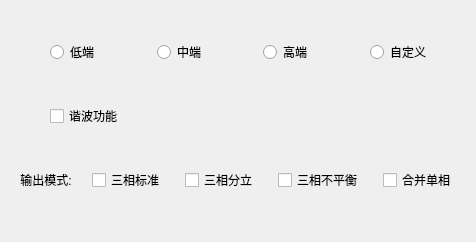
       <widget class="QWidget" name="advancedPage">
        <layout class="QVBoxLayout" name="verticalLayout_9">
         <property name="spacing">
          <number>20</number>
         </property>
         <property name="leftMargin">
          <number>0</number>
         </property>
         <property name="topMargin">
          <number>30</number>
         </property>
         <property name="rightMargin">
          <number>0</number>
         </property>
         <property name="bottomMargin">
          <number>0</number>
         </property>
         <item>
          <layout class="QHBoxLayout" name="horizontalLayout_21">
           <property name="leftMargin">
            <number>50</number>
           </property>
           <property name="rightMargin">
            <number>20</number>
           </property>
           <item>
            <widget class="QRadioButton" name="serializationBtn1">
             <property name="minimumSize">
              <size>
               <width>0</width>
               <height>44</height>
              </size>
             </property>
             <property name="text">
              <string>低端</string>
             </property>
            </widget>
           </item>
           <item>
            <widget class="QRadioButton" name="serializationBtn2">
             <property name="minimumSize">
              <size>
               <width>0</width>
               <height>44</height>
              </size>
             </property>
             <property name="text">
              <string>中端</string>
             </property>
            </widget>
           </item>
           <item>
            <widget class="QRadioButton" name="serializationBtn3">
             <property name="minimumSize">
              <size>
               <width>0</width>
               <height>44</height>
              </size>
             </property>
             <property name="text">
              <string>高端</string>
             </property>
            </widget>
           </item>
           <item>
            <widget class="QRadioButton" name="serializationBtn4">
             <property name="minimumSize">
              <size>
               <width>0</width>
               <height>44</height>
              </size>
             </property>
             <property name="text">
              <string>自定义</string>
             </property>
            </widget>
           </item>
          </layout>
         </item>
         <item>
          <layout class="QHBoxLayout" name="horizontalLayout_22">
           <property name="leftMargin">
            <number>50</number>
           </property>
           <property name="rightMargin">
            <number>20</number>
           </property>
           <item>
            <widget class="QCheckBox" name="harmonicsCheck">
             <property name="minimumSize">
              <size>
               <width>0</width>
               <height>44</height>
              </size>
             </property>
             <property name="text">
              <string>谐波功能</string>
             </property>
             <property name="iconSize">
              <size>
               <width>24</width>
               <height>24</height>
              </size>
             </property>
            </widget>
           </item>
          </layout>
         </item>
         <item>
          <layout class="QHBoxLayout" name="horizontalLayout_24">
           <property name="leftMargin">
            <number>20</number>
           </property>
           <property name="rightMargin">
            <number>20</number>
           </property>
           <item>
            <widget class="QLabel" name="label_36">
             <property name="minimumSize">
              <size>
               <width>0</width>
               <height>44</height>
              </size>
             </property>
             <property name="text">
              <string>输出模式:</string>
             </property>
             <property name="alignment">
              <set>Qt::AlignCenter</set>
             </property>
            </widget>
           </item>
           <item>
            <widget class="QCheckBox" name="outputModeCheck1">
             <property name="minimumSize">
              <size>
               <width>0</width>
               <height>44</height>
              </size>
             </property>
             <property name="text">
              <string>三相标准</string>
             </property>
             <property name="iconSize">
              <size>
               <width>24</width>
               <height>24</height>
              </size>
             </property>
            </widget>
           </item>
           <item>
            <widget class="QCheckBox" name="outputModeCheck2">
             <property name="minimumSize">
              <size>
               <width>0</width>
               <height>44</height>
              </size>
             </property>
             <property name="text">
              <string>三相分立</string>
             </property>
             <property name="iconSize">
              <size>
               <width>24</width>
               <height>24</height>
              </size>
             </property>
            </widget>
           </item>
           <item>
            <widget class="QCheckBox" name="outputModeCheck3">
             <property name="minimumSize">
              <size>
               <width>0</width>
               <height>44</height>
              </size>
             </property>
             <property name="text">
              <string>三相不平衡</string>
             </property>
             <property name="iconSize">
              <size>
               <width>24</width>
               <height>24</height>
              </size>
             </property>
            </widget>
           </item>
           <item>
            <widget class="QCheckBox" name="outputModeCheck4">
             <property name="minimumSize">
              <size>
               <width>0</width>
               <height>44</height>
              </size>
             </property>
             <property name="text">
              <string>合并单相</string>
             </property>
             <property name="iconSize">
              <size>
               <width>24</width>
               <height>24</height>
              </size>
             </property>
            </widget>
           </item>
          </layout>
         </item>
         <item>
          <spacer name="verticalSpacer_3">
           <property name="orientation">
            <enum>Qt::Vertical</enum>
           </property>
           <property name="sizeHint" stdset="0">
            <size>
             <width>20</width>
             <height>40</height>
            </size>
           </property>
          </spacer>
         </item>
        </layout>
       </widget>
